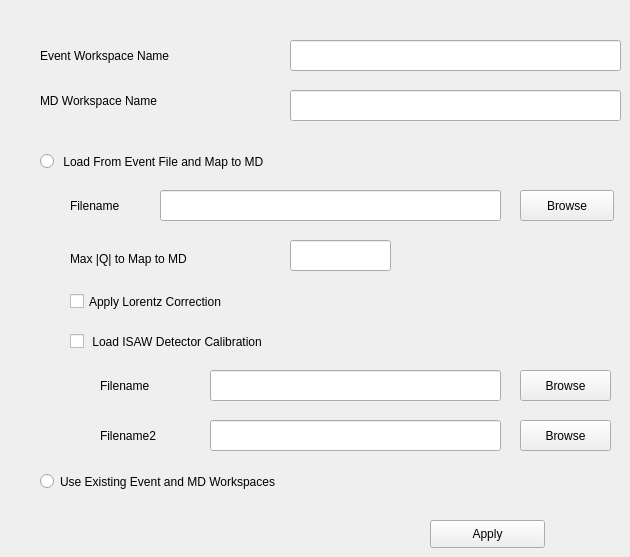
     <widget class="QWidget" name="SelectData">
      <attribute name="title">
       <string>Select Data</string>
      </attribute>
      <widget class="QPushButton" name="ApplySelectData_btn">
       <property name="geometry">
        <rect>
         <x>430</x>
         <y>520</y>
         <width>115</width>
         <height>28</height>
        </rect>
       </property>
       <property name="text">
        <string>Apply</string>
       </property>
      </widget>
      <widget class="QLabel" name="SelectMDWorkspace_lbl">
       <property name="geometry">
        <rect>
         <x>40</x>
         <y>80</y>
         <width>231</width>
         <height>41</height>
        </rect>
       </property>
       <property name="text">
        <string>MD Workspace Name</string>
       </property>
      </widget>
      <widget class="QLineEdit" name="MDworkspace_ledt">
       <property name="geometry">
        <rect>
         <x>290</x>
         <y>90</y>
         <width>331</width>
         <height>31</height>
        </rect>
       </property>
      </widget>
      <widget class="QLabel" name="SelectEventWorkspace_lbl">
       <property name="geometry">
        <rect>
         <x>40</x>
         <y>40</y>
         <width>221</width>
         <height>31</height>
        </rect>
       </property>
       <property name="text">
        <string>Event Workspace Name</string>
       </property>
      </widget>
      <widget class="QLineEdit" name="SelectEventWorkspace_ledt">
       <property name="geometry">
        <rect>
         <x>290</x>
         <y>40</y>
         <width>331</width>
         <height>31</height>
        </rect>
       </property>
      </widget>
      <widget class="QRadioButton" name="LoadEventFile_rbtn">
       <property name="geometry">
        <rect>
         <x>40</x>
         <y>150</y>
         <width>451</width>
         <height>23</height>
        </rect>
       </property>
       <property name="text">
        <string> Load From Event File and Map to MD</string>
       </property>
      </widget>
      <widget class="QRadioButton" name="UseExistingWorkspaces_rbtn">
       <property name="geometry">
        <rect>
         <x>40</x>
         <y>470</y>
         <width>441</width>
         <height>23</height>
        </rect>
       </property>
       <property name="text">
        <string>Use Existing Event and MD Workspaces</string>
       </property>
      </widget>
      <widget class="QLabel" name="EventFileName_lbl">
       <property name="geometry">
        <rect>
         <x>70</x>
         <y>190</y>
         <width>101</width>
         <height>31</height>
        </rect>
       </property>
       <property name="text">
        <string>Filename</string>
       </property>
      </widget>
      <widget class="QLineEdit" name="EventFileName_ledt">
       <property name="geometry">
        <rect>
         <x>160</x>
         <y>190</y>
         <width>341</width>
         <height>31</height>
        </rect>
       </property>
      </widget>
      <widget class="QPushButton" name="SelectEventFile_btn">
       <property name="geometry">
        <rect>
         <x>520</x>
         <y>190</y>
         <width>94</width>
         <height>31</height>
        </rect>
       </property>
       <property name="text">
        <string>Browse</string>
       </property>
      </widget>
      <widget class="QLabel" name="MaxMagQ_lbl">
       <property name="geometry">
        <rect>
         <x>70</x>
         <y>250</y>
         <width>221</width>
         <height>18</height>
        </rect>
       </property>
       <property name="text">
        <string>Max |Q| to Map to MD</string>
       </property>
      </widget>
      <widget class="QLineEdit" name="MaxMagQ_ledt">
       <property name="geometry">
        <rect>
         <x>290</x>
         <y>240</y>
         <width>101</width>
         <height>31</height>
        </rect>
       </property>
      </widget>
      <widget class="QCheckBox" name="LorentzCorrection_ckbx">
       <property name="geometry">
        <rect>
         <x>70</x>
         <y>290</y>
         <width>271</width>
         <height>23</height>
        </rect>
       </property>
       <property name="text">
        <string>Apply Lorentz Correction</string>
       </property>
      </widget>
      <widget class="QCheckBox" name="LoadDetCal_ckbx">
       <property name="geometry">
        <rect>
         <x>70</x>
         <y>330</y>
         <width>391</width>
         <height>23</height>
        </rect>
       </property>
       <property name="text">
        <string> Load ISAW Detector Calibration</string>
       </property>
      </widget>
      <widget class="QLabel" name="CalFileName_lbl">
       <property name="geometry">
        <rect>
         <x>100</x>
         <y>370</y>
         <width>91</width>
         <height>31</height>
        </rect>
       </property>
       <property name="text">
        <string>Filename</string>
       </property>
      </widget>
      <widget class="QLineEdit" name="CalFileName_ledt">
       <property name="geometry">
        <rect>
         <x>210</x>
         <y>370</y>
         <width>291</width>
         <height>31</height>
        </rect>
       </property>
      </widget>
      <widget class="QPushButton" name="SelectCalFile_btn">
       <property name="geometry">
        <rect>
         <x>520</x>
         <y>370</y>
         <width>91</width>
         <height>31</height>
        </rect>
       </property>
       <property name="text">
        <string>Browse</string>
       </property>
      </widget>
      <widget class="QLabel" name="CalFileName2_lbl">
       <property name="geometry">
        <rect>
         <x>100</x>
         <y>420</y>
         <width>101</width>
         <height>31</height>
        </rect>
       </property>
       <property name="text">
        <string>Filename2</string>
       </property>
      </widget>
      <widget class="QLineEdit" name="CalFileName2_ledt">
       <property name="geometry">
        <rect>
         <x>210</x>
         <y>420</y>
         <width>291</width>
         <height>31</height>
        </rect>
       </property>
      </widget>
      <widget class="QPushButton" name="SelectCalFile2_btn">
       <property name="geometry">
        <rect>
         <x>520</x>
         <y>420</y>
         <width>91</width>
         <height>31</height>
        </rect>
       </property>
       <property name="text">
        <string>Browse</string>
       </property>
      </widget>
     </widget>
